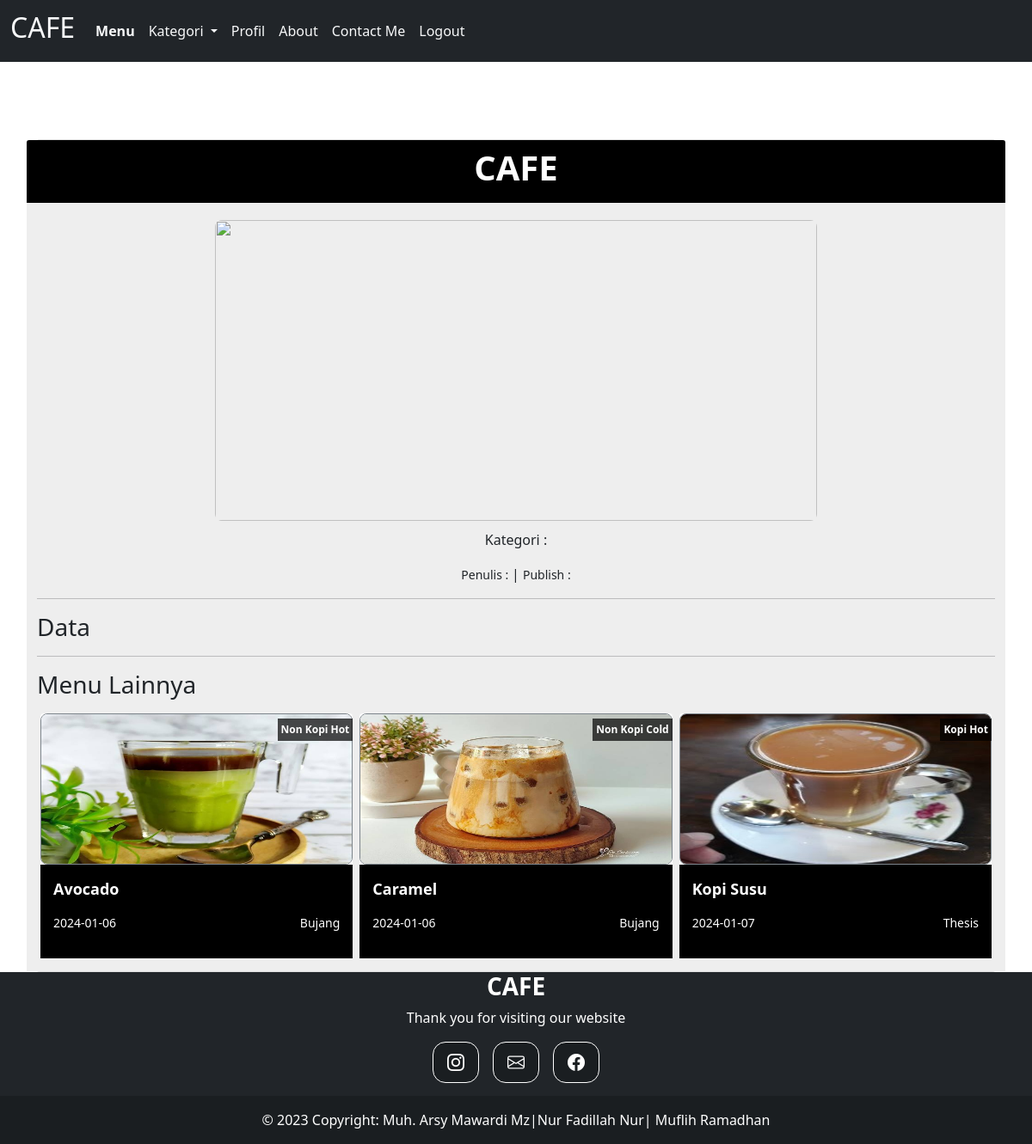
Screenshot of /menupage.php (signed in) with the database file from the repository.
### tables this page shows
CREATE TABLE `menu` (
  `id_menu` int(11) NOT NULL,
  `id_kategori` int(11) NOT NULL,
  `nama_menu` varchar(255) NOT NULL,
  `nama_cafe` varchar(255) NOT NULL,
  `tgl_menu` date NOT NULL,
  `isi_menu` text NOT NULL,
  `gambar_menu` varchar(255) NOT NULL
);

CREATE TABLE `kategori` (
  `id_kategori` int(11) NOT NULL,
  `nama_kategori` varchar(255) NOT NULL
);

### menupage.php (the view, shortened to what this page needs)
<!DOCTYPE html>
<html lang="en">
<head>
<head>
     <link rel="stylesheet" href="css/bootstrap.min.css">
     <link rel="stylesheet" href="https://cdn.jsdelivr.net/npm/bootstrap-icons@1.8.1/font/bootstrap-icons.css">
     <link rel="stylesheet" href="assets/style/style.css">
     <link rel="stylesheet" href="css/bootstrap.css">
</head>
<body>
<nav class="navbar navbar-expand-lg navbar-light bg-dark ">
        <div class="container-fluid">
          <a class="navbar-brand text-light" href="#"><h2>CAFE</h2></a>
          <div class="collapse navbar-collapse" id="navbarNav">
            <ul class="navbar-nav justify-content-center">
              <li class="nav-item">
                <a class="nav-link text-light fw-bold" href="user/indexuser.php">Menu</a>
              </li>
              <li class="nav-item dropdown">
               <a class="nav-link dropdown-toggle nav-link text-light" href="#" id="navbarDropdownMenuLink" role="button" data-bs-toggle="dropdown" aria-expanded="false">
               Kategori
          </a>
              </li>
              <li class="nav-item">
                <a class="nav-link text-light" href="user/indexprofil.php">Profil</a>
              </li>
              <li class="nav-item">
                <a class="nav-link text-light" href="user/aboutpageuser.php">About</a>
              </li>
              <li class="nav-item">
                <a class="nav-link text-light" href="contactpage.php">Contact Me</a>
              </li>
              <li class="nav-item">
                <a class="nav-link text-light" href="logout.php">Logout</a>
              </li>
            </ul>
          </div>
        </div>
      </nav>
<section id="content">
      <div class="container">
          <div class="card" style="margin-top:10px;">
<?php
include "koneksi.php";
    $id = $_GET['id_menu'];
    $query = mysqli_query($koneksi,"SELECT * FROM menu INNER JOIN kategori ON menu.id_kategori=kategori.id_kategori WHERE id_menu='$id'");
    $data = mysqli_fetch_array($query);
?>
          <div class="row" style="background-color:#eee">
          <div class="card-header" style="background-color:black;">
                 <h1 class="fw-bold text-center text-white">CAFE</h1>
          </div>
                <div class="col-sm">
                  <div class="media">
                    <div class="w-100 text-center">
                        <img src="images/<?= $data['gambar_menu']?>" alt="" class="image-artikel">
                    </div>
                    <div class="text-center" style="margin-top:10px;">
                        <p class="mt-0 ">Kategori :   <?= $data['nama_kategori'] ?></p>
                        <small class="mt-0">Penulis : <?= $data['nama_cafe'] ?></small> |
                        <small class="mt-0">Publish : <?= $data['tgl_menu'] ?></small>
                    </div>
                    <hr>
                    <div class="media-body">
                      <h3>Data </h3>
                    </div>
                  </div>
                <hr>
                <h3>Menu Lainnya</h3>
                <div class="row row-cols-1 row-cols-md-2 row-cols-1 row-cols-lg-3 g-3 g-lg-2 m-0 w-100" style="padding-bottom:15px;">
        <?php
            $qry= $koneksi->query("SELECT * FROM menu INNER JOIN kategori ON menu.id_kategori = kategori.id_kategori ORDER BY RAND() LIMIT 3");
            while ($data=mysqli_fetch_array($qry))  {
        ?>
                <div class="col">
                    <div class="card border-0 h-100 mb-1 mb-md-3">
                        <span class="label-category p-1"><?=$data['nama_kategori']?></span>
                        <img src="images/<?=$data['gambar_menu']?>" alt="" class="thumbnail-latets" style="width:100%;">
                        <div class="card-body p-0" style="background-color:black;">
                            <p class="card-title-latets mb-2 mb-md-2 multi-line-truncate text-white" style="margin:15px;"><?=$data['nama_menu']?></p>
                            <div class="d-flex justify-content-between" style="margin:15px;">
                                <small class="text-white"><?= $data['tgl_menu']?></small>
                                <small class="text-white"><?= $data['nama_cafe']?></small>
                            </div>
                        </div>
                    </div>
                </div>
                <?php
            }
                ?>
                </div>
                </div>
                </div>
            </div>
        </div>
</section>
<?php
include "footer.php";
?>
</body>
</html>

### assets/style/style.css (style rules this page uses)
section#content { margin-top: 90px; }
small { font-size: 12px; }
.thumbnail-latets { width: 270px; height: 176px; border-radius: 8px; border: 1px solid #7D858C; }
.label-category { position: absolute; top: 6px; right: 0; font-weight: bold; background-color: rgba(0, 0, 0, .7); color: white; font-size: 12px; }
.card-title-latets { font-size: 18px; font-weight: bold; }
.multi-line-truncate { display: -webkit-box; -webkit-box-orient: vertical; -webkit-line-clamp: 2; overflow: hidden; }
.image-artikel { width: 700px; height: 350px; border-radius: 8px; }

### rows the page displays
menu: id_kategori.nama_kategori "Non Kopi Hot", gambar_menu (picture), nama_menu "Avocado", tgl_menu "2024-01-06", nama_cafe "Bujang"
menu: id_kategori.nama_kategori "Non Kopi Cold", gambar_menu (picture), nama_menu "Caramel", tgl_menu "2024-01-06", nama_cafe "Bujang"
menu: id_kategori.nama_kategori "Kopi Hot", gambar_menu (picture), nama_menu "Kopi Susu", tgl_menu "2024-01-07", nama_cafe "Thesis"
